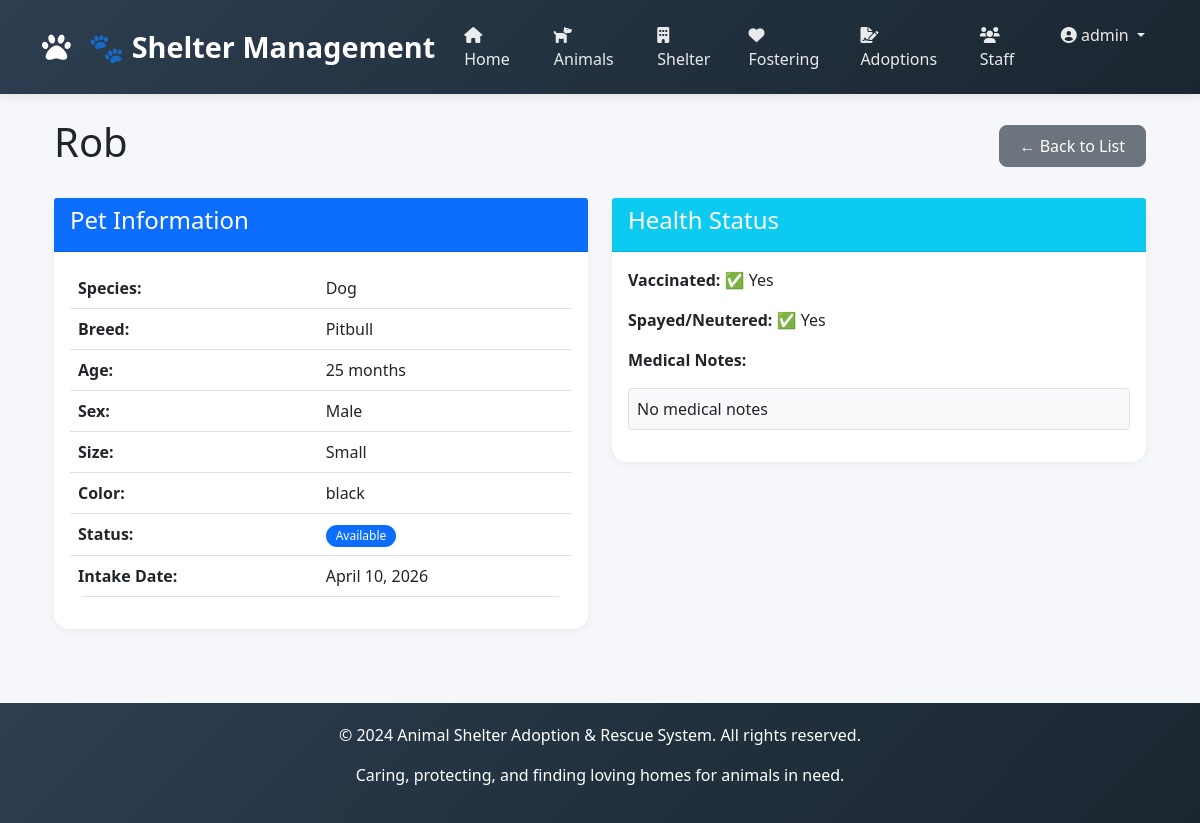
The app's page /animals/1/ (signed in) with its own data.
### apps/accounts/models.py (models this page shows, shortened)
class Staff(AbstractUser):
    ROLE_CHOICES = [
        ('Admin', 'Admin'),
        ('Manager', 'Manager'),
        ('Vet', 'Veterinarian'),
        ('Staff', 'Staff'),
        ('Volunteer', 'Volunteer'),
    ]
    staff_id = models.AutoField(primary_key=True)
    first_name = models.CharField(max_length=100)
    last_name = models.CharField(max_length=100)
    role = models.CharField(max_length=20, choices=ROLE_CHOICES, default='Staff')
    phone = models.CharField(max_length=20, blank=True, null=True)
    email = models.EmailField(unique=True)
    username = models.CharField(max_length=100, unique=True)
    status = models.BooleanField(default=True)
    date_joined = models.DateTimeField(default=timezone.now)
    last_login = models.DateTimeField(null=True, blank=True)
    USERNAME_FIELD = 'username'
    REQUIRED_FIELDS = ['email', 'first_name', 'last_name']
    class Meta:
        db_table = 'staff'

### apps/animals/models.py (models this page shows, shortened)
class Pet(models.Model):
    SPECIES_CHOICES = [
        ('Dog', 'Dog'), ('Cat', 'Cat'), ('Bird', 'Bird'),
        ('Rabbit', 'Rabbit'), ('Other', 'Other')
    ]
    SEX_CHOICES = [('M', 'Male'), ('F', 'Female')]
    SIZE_CHOICES = [('Small', 'Small'), ('Medium', 'Medium'), ('Large', 'Large')]
    STATUS_CHOICES = [
        ('Available', 'Available'), ('Pending', 'Pending'), ('Adopted', 'Adopted')
    ]
    pet_id = models.AutoField(primary_key=True)
    name = models.CharField(max_length=100)
    species = models.CharField(max_length=50, choices=SPECIES_CHOICES)
    breed = models.CharField(max_length=100, blank=True, null=True)
    age = models.IntegerField(validators=[MinValueValidator(0)], help_text="Age in months")
    sex = models.CharField(max_length=1, choices=SEX_CHOICES)
    size = models.CharField(max_length=10, choices=SIZE_CHOICES)
    color = models.CharField(max_length=50)
    vaccination_status = models.BooleanField(default=False)
    spay_neuter_status = models.BooleanField(default=False)
    medical_notes = models.TextField(blank=True, null=True)
    intake_date = models.DateField(auto_now_add=True)
    status = models.CharField(max_length=20, choices=STATUS_CHOICES, default='Available')
    class Meta:
        db_table = 'pets'

### apps/animals/views.py (the view)
# urls.py: path('<int:pk>/', views.pet_detail, name='pet_detail'),
@login_required
def pet_detail(request, pk):
    pet = get_object_or_404(Pet, pet_id=pk)
    return render(request, 'animals/pet_detail.html', {'pet': pet})

### templates/animals/pet_detail.html
{% extends 'base.html' %}
{% block content %}
<div class="container">
    <div class="d-flex justify-content-between align-items-center mb-4">
        <h1>{{ pet.name }}</h1>
        <a href="{% url 'pet_list' %}" class="btn btn-secondary">← Back to List</a>
    </div>
    <div class="row">
        <div class="col-md-6">
            <div class="card mb-4">
                <div class="card-header bg-primary text-white">
                    <h4>Pet Information</h4>
                </div>
                <div class="card-body">
                    <table class="table">
                        <tr><th>Species:</th><td>{{ pet.species }}</td></tr>
                        <tr><th>Breed:</th><td>{{ pet.breed|default:"-" }}</td></tr>
                        <tr><th>Age:</th><td>{{ pet.age }} months</td></tr>
                        <tr><th>Sex:</th><td>{{ pet.get_sex_display }}</td></tr>
                        <tr><th>Size:</th><td>{{ pet.size }}</td></tr>
                        <tr><th>Color:</th><td>{{ pet.color }}</td></tr>
                        <tr><th>Status:</th><td><span class="badge bg-primary">{{ pet.status }}</span></td></tr>
                        <tr><th>Intake Date:</th><td>{{ pet.intake_date }}</td></tr>
                    </table>
                </div>
            </div>
        </div>
        <div class="col-md-6">
            <div class="card mb-4">
                <div class="card-header bg-info text-white">
                    <h4>Health Status</h4>
                </div>
                <div class="card-body">
                    <p><strong>Vaccinated:</strong> {% if pet.vaccination_status %}✅ Yes{% else %}❌ No{% endif %}</p>
                    <p><strong>Spayed/Neutered:</strong> {% if pet.spay_neuter_status %}✅ Yes{% else %}❌ No{% endif %}</p>
                    <p><strong>Medical Notes:</strong></p>
                    <p class="border p-2 rounded bg-light">{{ pet.medical_notes|default:"No medical notes" }}</p>
                </div>
            </div>
        </div>
    </div>
</div>
{% endblock %}

### templates/base.html (shortened to what this page needs)
<!DOCTYPE html>
<html lang="en">
<head>
    <link href="https://cdn.jsdelivr.net/npm/bootstrap@5.1.3/dist/css/bootstrap.min.css" rel="stylesheet">
    <link rel="stylesheet" href="https://cdnjs.cloudflare.com/ajax/libs/font-awesome/6.0.0/css/all.min.css">
</head>
<body>
    <nav class="navbar navbar-expand-lg navbar-dark">
        <div class="container">
            <a class="navbar-brand" href="{% url 'index' %}">
                <i class="fas fa-paw"></i> 🐾 Shelter Management
            </a>
            <div class="collapse navbar-collapse" id="navbarNav">
                <ul class="navbar-nav ms-auto">
                    <li class="nav-item">
                        <a class="nav-link" href="{% url 'index' %}">
                            <i class="fas fa-home"></i> Home
                        </a>
                    </li>
                    <li class="nav-item">
                        <a class="nav-link" href="{% url 'pet_list' %}">
                            <i class="fas fa-dog"></i> Animals
                        </a>
                    </li>
                    <li class="nav-item">
                        <a class="nav-link" href="{% url 'shelter_list' %}">
                            <i class="fas fa-building"></i> Shelter
                        </a>
                    </li>
                    <li class="nav-item">
                        <a class="nav-link" href="{% url 'foster_list' %}">
                            <i class="fas fa-heart"></i> Fostering
                        </a>
                    </li>
                    <li class="nav-item">
                        <a class="nav-link" href="{% url 'adoption_list' %}">
                            <i class="fas fa-file-signature"></i> Adoptions
                        </a>
                    </li>
                    <li class="nav-item">
                        <a class="nav-link" href="{% url 'staff_list' %}">
                            <i class="fas fa-users"></i> Staff
                        </a>
                    </li>
                    {% if user.is_authenticated %}
                        <li class="nav-item dropdown">
                            <a class="nav-link dropdown-toggle" href="#" id="userDropdown" role="button" data-bs-toggle="dropdown">
                                <i class="fas fa-user-circle"></i> {{ user.username }}
                            </a>
                        </li>
                    {% endif %}
                </ul>
            </div>
        </div>
    </nav>
    <div class="container mt-4">
        {% block content %}
        {% endblock %}
    </div>
    <footer>
        <div class="container">
            <p>&copy; 2024 Animal Shelter Adoption & Rescue System. All rights reserved.</p>
            <p>Caring, protecting, and finding loving homes for animals in need.</p>
        </div>
    </footer>
</body>
</html>

### templates/base.html (style rules this page uses)
* { margin: 0; padding: 0; box-sizing: border-box; }
body { font-family: 'Segoe UI', Tahoma, Geneva, Verdana, sans-serif; background-color: #f5f7fb; }
.navbar { background: linear-gradient(135deg, #2c3e50 0%, #1a252f 100%); box-shadow: 0 2px 10px rgba(0,0,0,0.1); padding: 15px 0; }
.navbar-brand { font-size: 1.8rem; font-weight: bold; color: #fff !important; }
.navbar-brand i { margin-right: 10px; }
.nav-link { color: rgba(255,255,255,0.9) !important; font-weight: 500; margin: 0 5px; transition: all 0.3s; }
.card { border: none; border-radius: 15px; box-shadow: 0 2px 10px rgba(0,0,0,0.05); transition: transform 0.3s, box-shadow 0.3s; }
.btn { border-radius: 8px; padding: 8px 20px; font-weight: 500; transition: all 0.3s; }
.table { background: white; border-radius: 15px; overflow: hidden; }
footer { background: linear-gradient(135deg, #2c3e50 0%, #1a252f 100%); color: white; padding: 20px; text-align: center; margin-top: 50px; }
.badge { padding: 5px 10px; border-radius: 20px; font-weight: 500; }

### records on screen
Staff: username "admin"
Pet: name "Rob", species "Dog", breed "Pitbull", age "25", sex "Male", size "Small", color "black", status "Available", intake_date "April 10, 2026", medical_notes "No medical notes"
